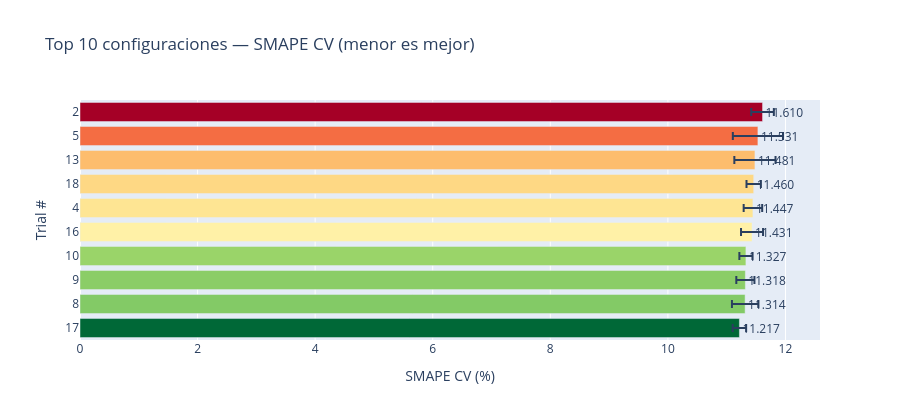

Notebook code for this chart:
### Code cell
fig = px.bar(
    cv_df.with_columns(pl.col('trial').cast(pl.Utf8)),
    x='smape_cv',
    y='trial',
    orientation='h',
    error_x='std_smape',
    text_auto='.3f',
    color='smape_cv',
    color_continuous_scale='RdYlGn_r',
    title='Top 10 configuraciones — SMAPE CV (menor es mejor)',
    labels={'smape_cv': 'SMAPE CV (%)', 'trial': 'Trial #'},
)
fig.update_traces(textposition='outside')
fig.update_layout(
    yaxis={'categoryorder': 'total ascending'},
    coloraxis_showscale=False,
    height=420,
)
fig.show()

### Figure 1 — Plotly figure (JSON) as saved in the notebook; plotly's stock layout.template omitted (floating-point values rounded to 4 significant figures)
{"data": [{"error_x": {"array": [0.1143, 0.224, 0.154, 0.1114, 0.1875, 0.1575, 0.1223, 0.3503, 0.4267, 0.1922]}, "hovertemplate": "SMAPE CV (%)=%{marker.color}<br>Trial #=%{y}<extra></extra>", "legendgroup": "", "marker": {"color": [11.22, 11.31, 11.32, 11.33, 11.43, 11.45, 11.46, 11.48, 11.53, 11.61], "coloraxis": "coloraxis", "pattern": {"shape": ""}}, "name": "", "orientation": "h", "showlegend": false, "textposition": "outside", "texttemplate": "%{x:.3f}", "type": "bar", "x": [11.22, 11.31, 11.32, 11.33, 11.43, 11.45, 11.46, 11.48, 11.53, 11.61], "xaxis": "x", "y": ["17", "8", "9", "10", "16", "4", "18", "13", "5", "2"], "yaxis": "y"}], "layout": {"barmode": "relative", "coloraxis": {"colorbar": {"title": {"text": "SMAPE CV (%)"}}, "colorscale": [[0, "rgb(0,104,55)"], [0.1, "rgb(26,152,80)"], [0.2, "rgb(102,189,99)"], [0.3, "rgb(166,217,106)"], [0.4, "rgb(217,239,139)"], [0.5, "rgb(255,255,191)"], [0.6, "rgb(254,224,139)"], [0.7, "rgb(253,174,97)"], [0.8, "rgb(244,109,67)"], [0.9, "rgb(215,48,39)"], [1, "rgb(165,0,38)"]], "showscale": false}, "height": 420, "legend": {"tracegroupgap": 0}, "title": {"text": "Top 10 configuraciones — SMAPE CV (menor es mejor)"}, "xaxis": {"anchor": "y", "domain": [0, 1], "title": {"text": "SMAPE CV (%)"}}, "yaxis": {"anchor": "x", "categoryorder": "total ascending", "domain": [0, 1], "title": {"text": "Trial #"}}}}
